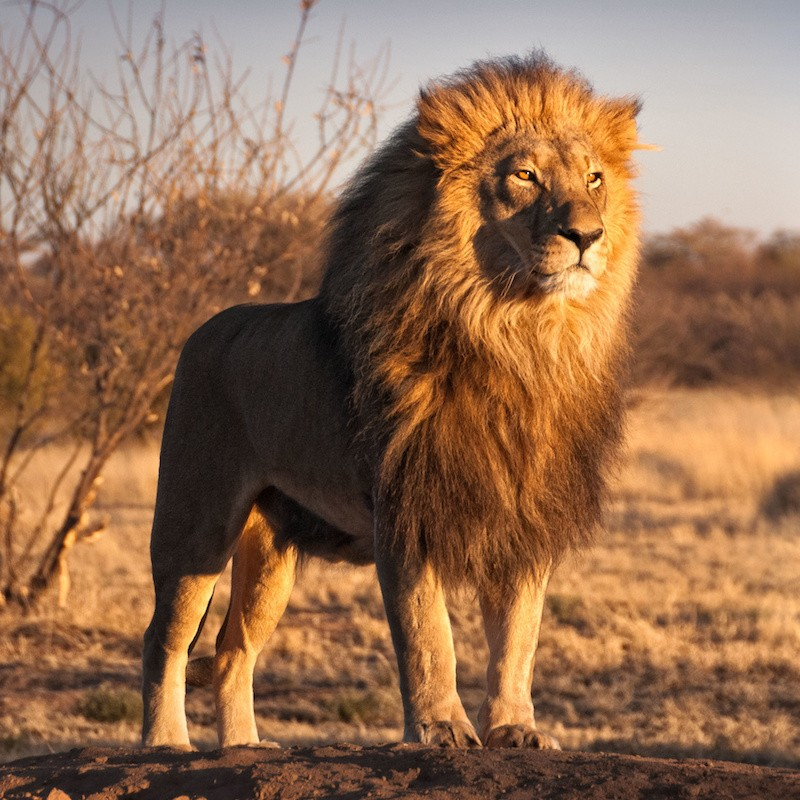
#> input picture Paulychrome_Gauguin/lion.jpg, 800 x 800 px
$ python sale_vador_dali.py ../Paulychrome_Gauguin/lion.jpg 5
#> lines starting #> are read from the running program, lines starting #| are printed output that depends on the picture
# Author: Cyr Mathieu GUEYE
# Licenceless
# Permission is hereby granted, free of charge, to any person obtaining a copy of this software

from __future__ import print_function

from sys import argv

from cv2 import (
    COLOR_BGR2GRAY,
    GaussianBlur,
    bitwise_not,
    cvtColor,
    destroyAllWindows,
    divide,
    imread,
    imshow,
    waitKey,
)


class SaleVadorDali:
    """
    Module: IDV-ALGO5
    Step: 01
    Goal: Draw a sketch
    """

    img_path: str
    k_size: int

    def __init__(self, img_path: str, k_size: int):
        self.img_path = img_path
        self.k_size = k_size

    def img_transformer(self) -> tuple:
        """
        1- Convert the image to grey
        2- Invert the converted image
        3- Blur the inverted image
        4- invert the blurred image

        Params:
        -------
            img_path : string
                path to the image
            k_size : int
                kernel size ; which might defer depending on the image ;
                on small images, the kernel size should be very small
                and for large images, the kernel size should be very large
        """
        img = imread(self.img_path)
#> img is the input picture: shape (800, 800, 3); mean B, G, R 82.4, 110.1, 147.4
        grey_img = cvtColor(img, COLOR_BGR2GRAY)
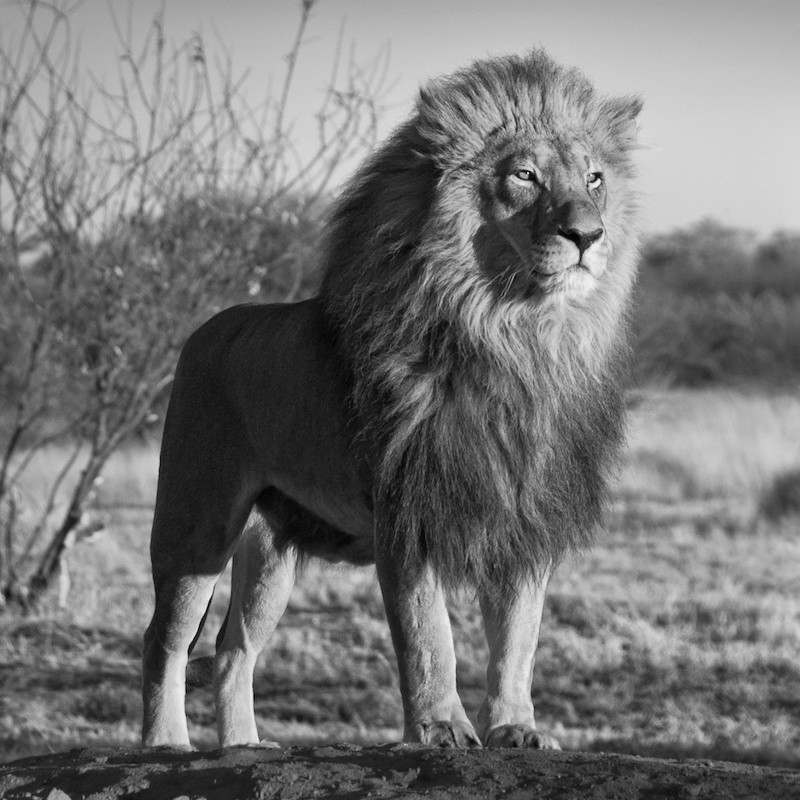
#> grey_img: shape (800, 800); min 1, max 244, mean 118.1
        inverted_img = bitwise_not(grey_img)
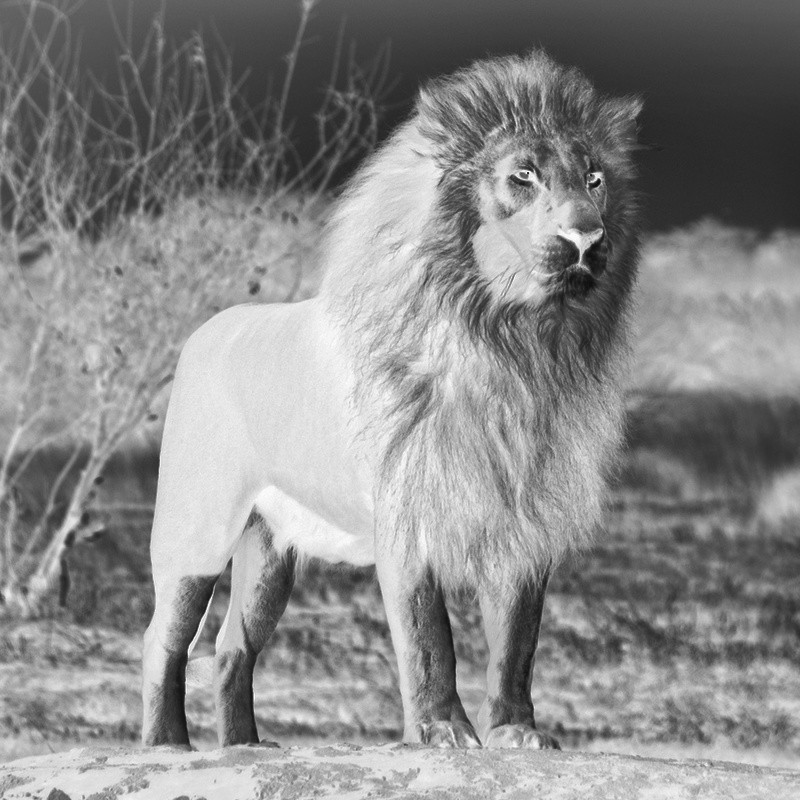
#> inverted_img: shape (800, 800); min 11, max 254, mean 136.9
        blurred_img = GaussianBlur(inverted_img, (self.k_size, self.k_size), 0)
        inverted_blurred_img = bitwise_not(blurred_img)

        return (grey_img, inverted_blurred_img)

    def sketch_edge_drawer(self):
        grey_img, inverted_blurred_img = self.img_transformer()
        sketch_img = divide(grey_img, inverted_blurred_img, scale=256.0)
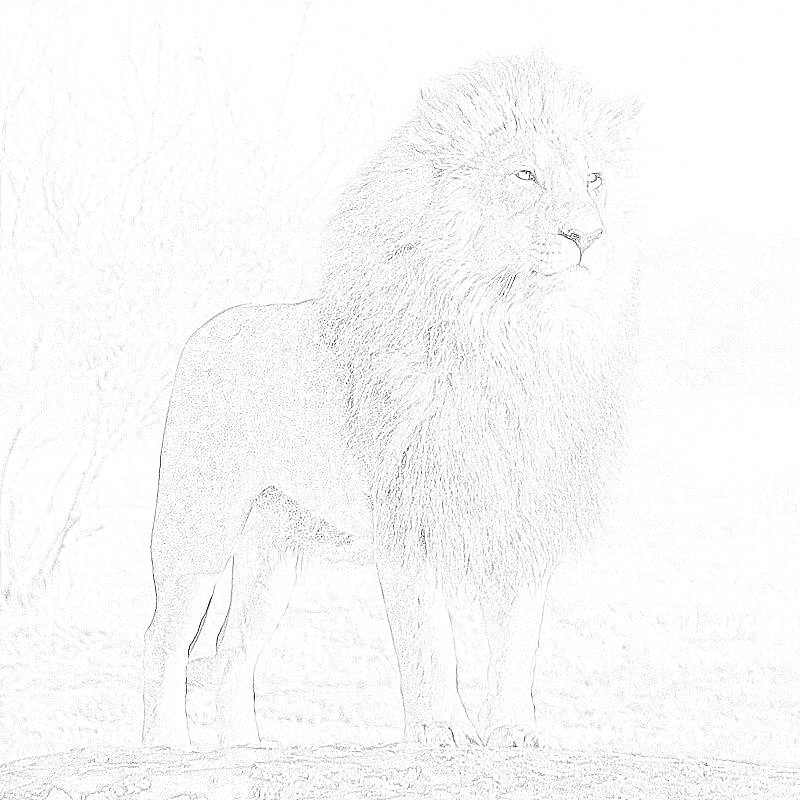
#> sketch_img: shape (800, 800); min 14, max 255, mean 249.1

        # Save Sketch
        # cv2.imwrite("sketch.png", sketch_img)

        # Display sketch
        imshow("sketch image", sketch_img)
        waitKey(0)
        destroyAllWindows()


def main():
    try:
        if len(argv) > 2:
            bfl = SaleVadorDali(argv[1], int(argv[2]))
            bfl.sketch_edge_drawer()
        else:
            raise Exception("""Please specify an image path and a kernel size.""")
    except Exception as e:
        print(e)
        print(
            """
Retry while checking the following steps:
    the first argument is a valid image path
    the second argument is an integer
    The integer given as second argument should be proportional o the image

ex. big_fernand_leger.py assets/img.png 5
            """
        )


if __name__ == "__main__":
    main()
